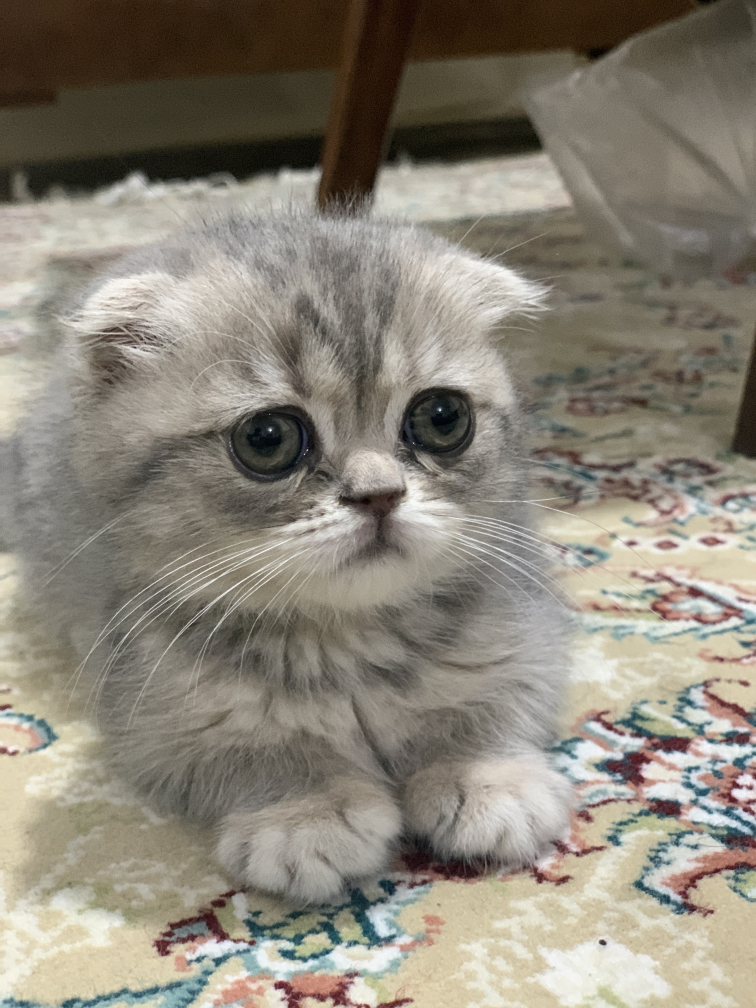
#> input picture img/img.jpg, 3024 x 4032 px (shown at 1/4 size)
$ python -i image_editor.py   (imports and definitions only)   (Python 2 division)   (older library calls are emulated)
#> lines starting #> are read from the running program, lines starting #| are printed output that depends on the picture
import cv2
import numpy as np
import scipy
from scipy.interpolate import UnivariateSpline


def spreadLookupTable(x, y):
        spline = UnivariateSpline(x, y)
        return spline(range(256))


class ImageEdit:
    def __init__(self,image):
        self.image = image

    def focus_on_nearest_object(image):
        # Convert to grayscale
        gray = cv2.cvtColor(image, cv2.COLOR_BGR2GRAY)

        # Apply a Gaussian blur to reduce noise
        blurred = cv2.GaussianBlur(gray, (5, 5), 0)

        # Apply Canny edge detection to find edges in the image
        edges = cv2.Canny(blurred, 50, 150)

        # Find contours in the image
        contours, _ = cv2.findContours(edges, cv2.RETR_EXTERNAL, cv2.CHAIN_APPROX_SIMPLE)

        # Sort the contours by area and choose the largest one
        contours = sorted(contours, key=cv2.contourArea, reverse=True)
        largest_contour = contours[0] if len(contours) > 0 else None

        # Create a mask that covers everything except the largest contour
        mask = np.zeros(image.shape, dtype=np.uint8)
        if largest_contour is not None:
            cv2.drawContours(mask, [largest_contour], 0, (255, 255, 255), -1)

        # Apply a Gaussian blur to everything outside the largest contour
        blurred = cv2.GaussianBlur(image, (5, 5), 0)
        blurred[mask == 0] = 0
        return blurred


    def beautify_photo(image):
        # Convert to grayscale
        gray = cv2.cvtColor(image, cv2.COLOR_BGR2GRAY)

        # Apply a Gaussian blur to reduce noise
        blurred = cv2.GaussianBlur(gray, (5, 5), 0)

        # Apply histogram equalization to enhance the contrast
        equalized = cv2.equalizeHist(blurred)

        # Convert back to color
        color = cv2.cvtColor(equalized, cv2.COLOR_GRAY2BGR)

        # Normalize the image to improve brightness and saturation
        norm_image = cv2.normalize(color, None, alpha=0, beta=255, norm_type=cv2.NORM_MINMAX, dtype=cv2.CV_8UC3)

        return norm_image


    def warmImage(image):
        increaseLookupTable = spreadLookupTable([0, 64, 128, 256], [0, 80, 160, 256])
        decreaseLookupTable = spreadLookupTable([0, 64, 128, 256], [0, 50, 100, 256])
        red_channel, green_channel, blue_channel = cv2.split(image)
        red_channel = cv2.LUT(red_channel, increaseLookupTable).astype(np.uint8)
        blue_channel = cv2.LUT(blue_channel, decreaseLookupTable).astype(np.uint8)
        return cv2.merge((red_channel, green_channel, blue_channel))

    def coldImage(self,image):
        increaseLookupTable = spreadLookupTable([0, 64, 128, 256], [0, 80, 160, 256])
        decreaseLookupTable = spreadLookupTable([0, 64, 128, 256], [0, 50, 100, 256])
        red_channel, green_channel, blue_channel = cv2.split(self.image)
        red_channel = cv2.LUT(red_channel, decreaseLookupTable).astype(np.uint8)
        blue_channel = cv2.LUT(blue_channel, increaseLookupTable).astype(np.uint8)
        return cv2.merge((red_channel, green_channel, blue_channel)) & cv2.imwrite("img/coldimage.jpg",self.image)

# We only have one main function in our project because it indicates that the file which contains our main function is our main script to run
'''def main():
    image = cv2.imread("img/img.jpg")
    operation = ImageEdit(image)
    operation.coldImage(image)


if __name__ == '__main__':
    main()
'''

>>> import cv2
>>> picture = cv2.imread('img/img.jpg', cv2.IMREAD_GRAYSCALE)
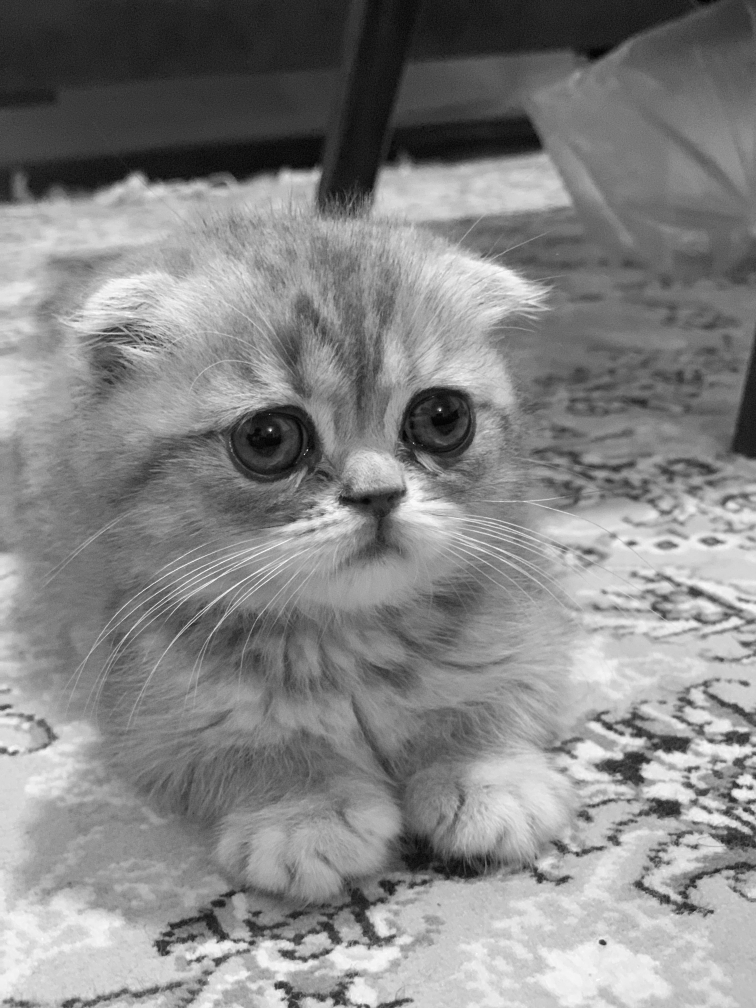
#> picture: shape (4032, 3024) (shown at 1/4 size); min 0, max 255, mean 132.9
#> (the run stopped early here; a loop or call above may not have finished)
